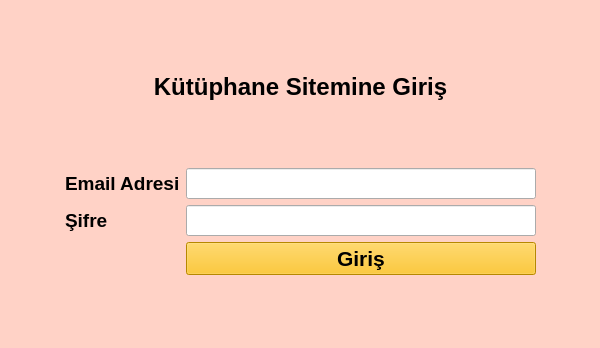
<?xml version="1.0" encoding="UTF-8"?>
<ui version="4.0">
 <class>Form</class>
 <widget class="QWidget" name="Form">
  <property name="geometry">
   <rect>
    <x>0</x>
    <y>0</y>
    <width>600</width>
    <height>348</height>
   </rect>
  </property>
  <property name="maximumSize">
   <size>
    <width>600</width>
    <height>348</height>
   </size>
  </property>
  <property name="windowTitle">
   <string>Kütüphane Sitemi</string>
  </property>
  <property name="windowIcon">
   <iconset resource="login.qrc">
    <normaloff>:/img/img/library.ico</normaloff>:/img/img/library.ico</iconset>
  </property>
  <property name="styleSheet">
   <string notr="true">#Form{background-color: rgb(255, 210, 198);}
QPushButton{background-color: rgb(255, 191, 0);}</string>
  </property>
  <layout class="QGridLayout" name="gridLayout">
   <item row="4" column="1">
    <spacer name="verticalSpacer">
     <property name="orientation">
      <enum>Qt::Vertical</enum>
     </property>
     <property name="sizeHint" stdset="0">
      <size>
       <width>20</width>
       <height>40</height>
      </size>
     </property>
    </spacer>
   </item>
   <item row="3" column="2">
    <spacer name="horizontalSpacer">
     <property name="orientation">
      <enum>Qt::Horizontal</enum>
     </property>
     <property name="sizeHint" stdset="0">
      <size>
       <width>40</width>
       <height>20</height>
      </size>
     </property>
    </spacer>
   </item>
   <item row="0" column="1">
    <spacer name="verticalSpacer_2">
     <property name="orientation">
      <enum>Qt::Vertical</enum>
     </property>
     <property name="sizeHint" stdset="0">
      <size>
       <width>20</width>
       <height>40</height>
      </size>
     </property>
    </spacer>
   </item>
   <item row="1" column="1">
    <widget class="QLabel" name="label">
     <property name="font">
      <font>
       <pointsize>18</pointsize>
       <weight>75</weight>
       <bold>true</bold>
      </font>
     </property>
     <property name="text">
      <string>Kütüphane Sitemine Giriş</string>
     </property>
     <property name="alignment">
      <set>Qt::AlignCenter</set>
     </property>
    </widget>
   </item>
   <item row="3" column="0">
    <spacer name="horizontalSpacer_2">
     <property name="orientation">
      <enum>Qt::Horizontal</enum>
     </property>
     <property name="sizeHint" stdset="0">
      <size>
       <width>40</width>
       <height>20</height>
      </size>
     </property>
    </spacer>
   </item>
   <item row="3" column="1">
    <layout class="QFormLayout" name="formLayout">
     <item row="0" column="0">
      <widget class="QLabel" name="label_login_email">
       <property name="font">
        <font>
         <pointsize>14</pointsize>
         <weight>75</weight>
         <bold>true</bold>
        </font>
       </property>
       <property name="text">
        <string>Email Adresi</string>
       </property>
      </widget>
     </item>
     <item row="0" column="1">
      <widget class="QLineEdit" name="lineEdit_login_email">
       <property name="minimumSize">
        <size>
         <width>350</width>
         <height>0</height>
        </size>
       </property>
       <property name="font">
        <font>
         <pointsize>14</pointsize>
        </font>
       </property>
      </widget>
     </item>
     <item row="1" column="0">
      <widget class="QLabel" name="label_login_parola">
       <property name="font">
        <font>
         <pointsize>14</pointsize>
         <weight>75</weight>
         <bold>true</bold>
        </font>
       </property>
       <property name="text">
        <string>Şifre</string>
       </property>
      </widget>
     </item>
     <item row="1" column="1">
      <widget class="QLineEdit" name="lineEdit_login_parola">
       <property name="minimumSize">
        <size>
         <width>350</width>
         <height>0</height>
        </size>
       </property>
       <property name="font">
        <font>
         <pointsize>14</pointsize>
        </font>
       </property>
      </widget>
     </item>
     <item row="2" column="1">
      <widget class="QPushButton" name="pushButton_login">
       <property name="font">
        <font>
         <pointsize>16</pointsize>
         <weight>75</weight>
         <bold>true</bold>
        </font>
       </property>
       <property name="text">
        <string>Giriş</string>
       </property>
      </widget>
     </item>
    </layout>
   </item>
   <item row="2" column="1">
    <spacer name="verticalSpacer_3">
     <property name="orientation">
      <enum>Qt::Vertical</enum>
     </property>
     <property name="sizeHint" stdset="0">
      <size>
       <width>20</width>
       <height>40</height>
      </size>
     </property>
    </spacer>
   </item>
  </layout>
 </widget>
 <resources>
  <include location="login.qrc"/>
 </resources>
 <connections/>
</ui>
